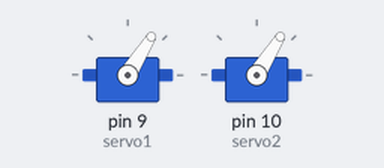
The sketch below on a simulated Arduino Uno, built with avr-gcc and run on an emulated ATmega328P. Parts: 2 × servo.

Above: at 0.05 s.
At 0.65 s:
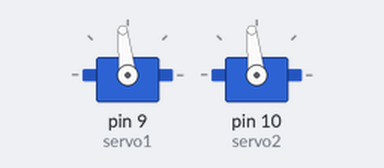
At 0.95 s:
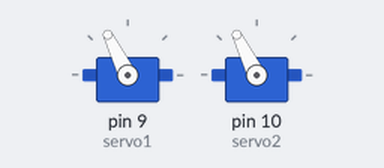
At 1.9 s:
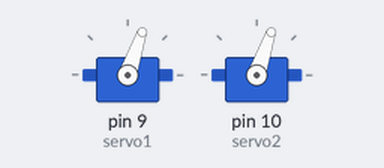
Timing chart, 0 to 4.9 s (numbered marks = the images above):
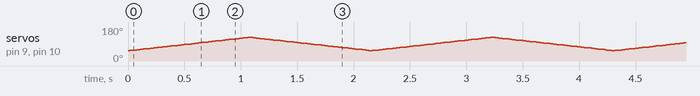

The sketch:

servoTest.ino
```cpp
#include <Servo.h>

Servo servo1, servo2;
int pos = 90;

void setup() {
  servo1.attach(9);
  servo2.attach(10);
  servo1.write(pos);
  servo2.write(pos);
}

void loop() {
  for (pos = 55; pos <= 125; pos += 1) {
    servo1.write(pos);
    servo2.write(pos);
    delay(15);
  }
  for (pos = 125; pos >= 55; pos -= 1) {
    servo1.write(pos);
    servo2.write(pos);
    delay(15);
  }
}
```
